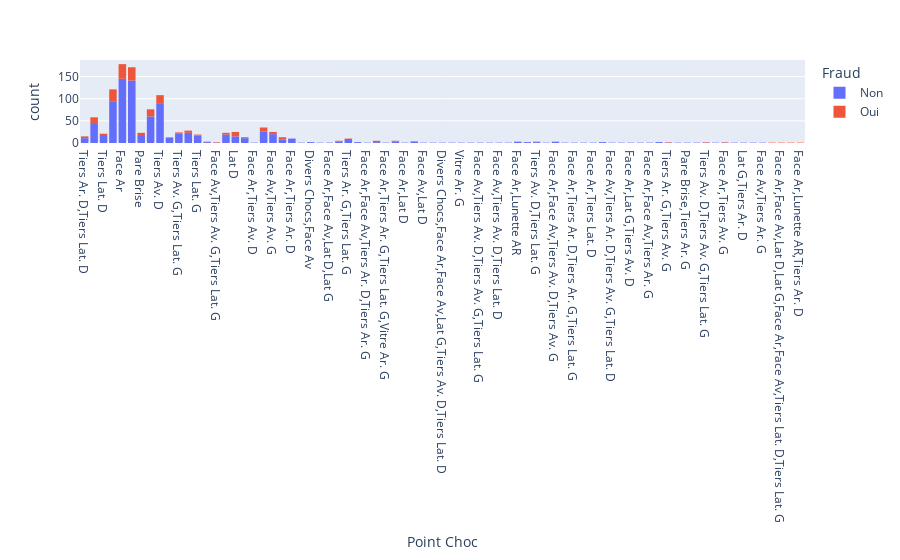

Source (notebook cell):
### Code cell
fig = px.histogram(df, x='Point Choc',  color='Fraud')
fig.show()
fig.write_image("../frontend/src/assets/figure_EDA/pt_choc.png")

### Figure 1 — Plotly figure (JSON) as saved in the notebook; plotly's stock layout.template omitted (floating-point values rounded to 4 significant figures; data arrays with more than 128 entries replaced by an {"elided": "..."} marker saying what was removed)
{"data": [{"alignmentgroup": "True", "bingroup": "x", "hovertemplate": "Fraud=Non<br>Point Choc=%{x}<br>count=%{y}<extra></extra>", "legendgroup": "Non", "marker": {"color": "#636efa"}, "name": "Non", "offsetgroup": "Non", "orientation": "v", "showlegend": true, "type": "histogram", "x": {"elided": "882 str values"}, "xaxis": "x", "yaxis": "y"}, {"alignmentgroup": "True", "bingroup": "x", "hovertemplate": "Fraud=Oui<br>Point Choc=%{x}<br>count=%{y}<extra></extra>", "legendgroup": "Oui", "marker": {"color": "#EF553B"}, "name": "Oui", "offsetgroup": "Oui", "orientation": "v", "showlegend": true, "type": "histogram", "x": {"elided": "215 str values"}, "xaxis": "x", "yaxis": "y"}], "layout": {"barmode": "relative", "legend": {"title": {"text": "Fraud"}, "tracegroupgap": 0}, "margin": {"t": 60}, "xaxis": {"anchor": "y", "domain": [0, 1], "title": {"text": "Point Choc"}}, "yaxis": {"anchor": "x", "domain": [0, 1], "title": {"text": "count"}}}}
